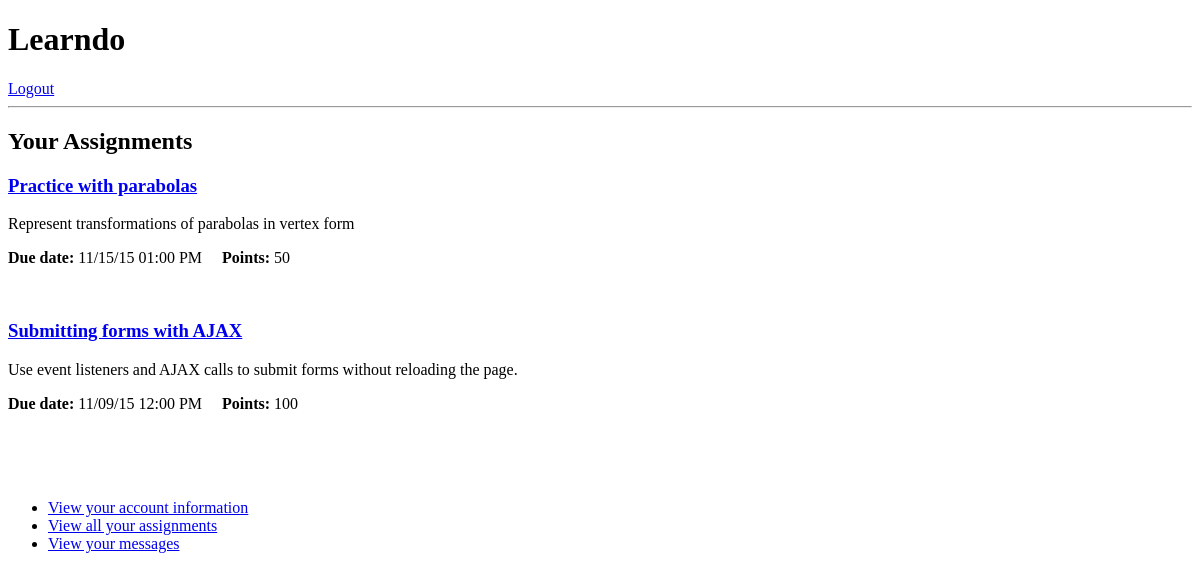
Before: /student/3/assignments (signed in) with the older database file.
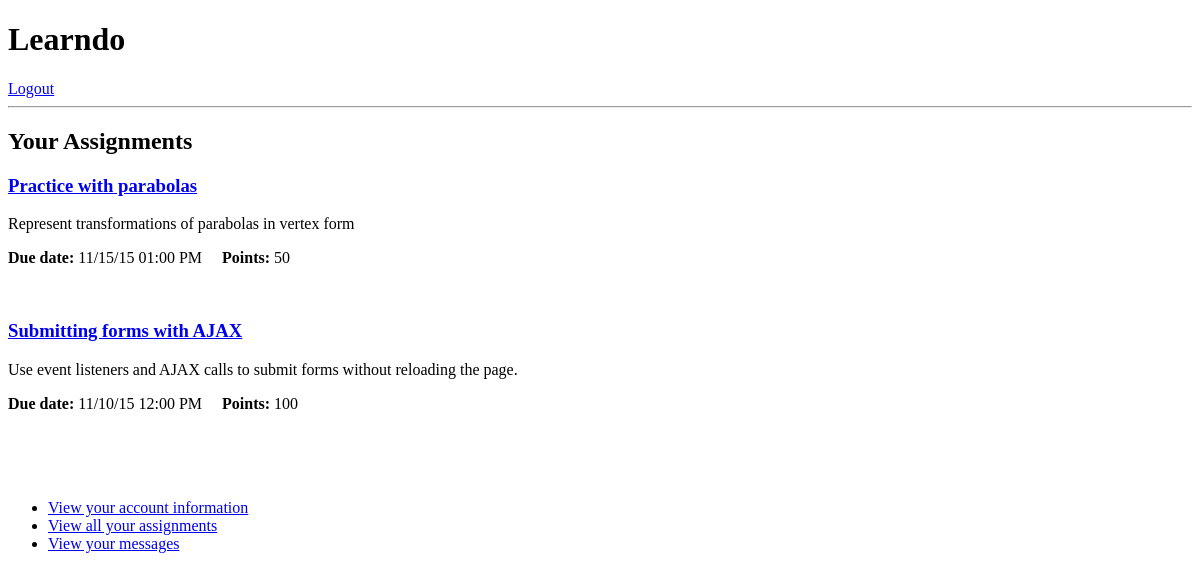
After: the same page with the newer database file.
### model.py (models this page shows, shortened)
class Assignment(db.Model):
    __tablename__ = "assignments"
    assign_id = db.Column(db.Integer, autoincrement=True, primary_key=True)
    student_id = db.Column(db.Integer, db.ForeignKey('users.user_id'))
    task_id = db.Column(db.Integer, db.ForeignKey('tasks.task_id'))
    assigned = db.Column(db.DateTime)
    viewed = db.Column(db.DateTime)
    completed = db.Column(db.DateTime)
    received = db.Column(db.DateTime)
    graded_at = db.Column(db.DateTime)
    points_earned = db.Column(db.Float)
    messages = db.relationship('Message', backref='assignment')

class Task(db.Model):
    __tablename__ = "tasks"
    task_id = db.Column(db.Integer, autoincrement=True, primary_key=True)
    created_by = db.Column(db.Integer, db.ForeignKey('users.user_id'))
    title = db.Column(db.String(128), nullable=False)
    goal = db.Column(db.String(712), nullable=False)
    directions = db.Column(db.String(712), nullable=False)
    link = db.Column(db.String(256), nullable=False)
    points = db.Column(db.Integer)
    due_date = db.Column(db.DateTime)
    assignments = db.relationship('Assignment', backref='task')

### server.py (the view)
@app.route('/student/<int:user_id>/assignments')
def show_student_assignments(user_id):
    if session['user_id'] == user_id:
        student = User.query.get(user_id)  ## Can I make this a global variable or store in session?
        assignments = db.session.query(Assignment).filter(Assignment.student_id ==
            user_id).order_by(Assignment.assigned.desc()).all()
        return render_template("sassignments.html", student=student, assignments=assignments)
    else:
        flash("You do not have access to that page.")
        return redirect("/")

### templates/sassignments.html
{% extends 'base.html' %}
{% block content %}
<h2>Your Assignments</h2>
<div class="assignment-list">
	{% for assignment in assignments %}
	<h3><a href="/teacher/{{ assignment.task.created_by }}/assignments/{{ assignment.task_id }}">
	{{ assignment.task.title }}</a></h3>
	<p>{{ assignment.task.goal }}</p>
	<p><b>Due date:</b> {{ assignment.task.due_date.strftime("%m/%d/%y %I:%M %p") }} &nbsp; &nbsp; <b>Points:</b> {{ assignment.task.points }}</p>
	<br>
	{% endfor %}
</div>
<br><br>
{% endblock %}

### templates/base.html (shortened to what this page needs)
<!doctype html>
<html>
<head>
</head>
<body>
<h1>Learndo</h1>
{% if "user_id" in session %}
    <a href="/logout">Logout</a>
{% else %}
    <a href="/login">Login</a>
{% endif %}
<hr>
{% block content %}{% endblock %}
{% block menu %}
	{% if ("user_id" in session) and ("acct_type" in session) %}
		{% if session["acct_type"] == 'teacher' %}
			<ul>
				<li><a href='/profile/{{ session['user_id'] }}'>View your account information</a></li>
				<li><a href='/new_assignment'>Create a new assignment</a></li>
				<li><a href='/teacher/{{ session['user_id'] }}/assignments'>View all your assignments</a></li>
				<li><a href='/teacher/{{ session['user_id'] }}/messages'>View your messages</a></li>
				<li><a href='/teacher/{{ session['user_id'] }}/classes'>Manage your classes</a></li>
			</ul>
		{% else %}
			<ul>
				<li><a href='/profile/{{ session['user_id'] }}'>View your account information</a></li>
				<li><a href='/student/{{ session['user_id'] }}/assignments'>View all your assignments</a></li>
				<li><a href='/student/{{ session['user_id'] }}/messages'>View your messages</a></li>
			</ul>
		{% endif %}
	{% else %}
		<div class="menu"></div>
	{% endif %}
{% endblock %}
</body>
</html>

Changed rows visible on the page:
changed Assignment "Submitting forms with AJAX": task.due_date "11/09/15 12:00 PM" → "11/10/15 12:00 PM"
